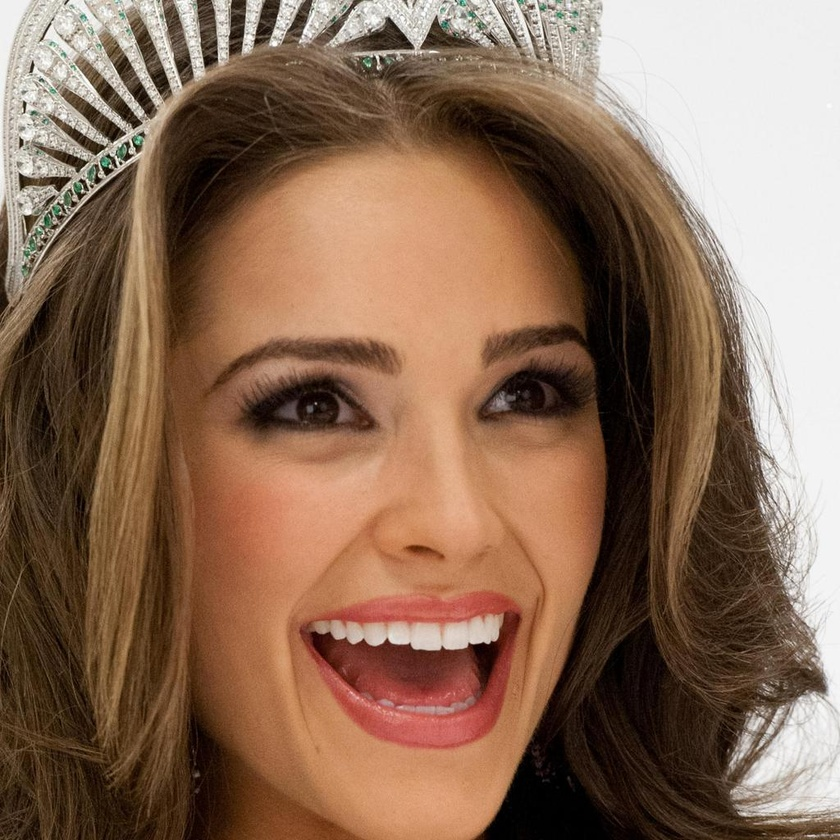
#> input picture 0.jpg, 840 x 840 px, shrunk from 1024 x 1024 before the run
$ python image_extraction04.py
#> lines starting #> are read from the running program, lines starting #| are printed output that depends on the picture
import os
import cv2
import numpy as np
import matplotlib.pyplot as plt
from PIL import Image


def load_bgr(path: str) -> np.ndarray:
    if not os.path.exists(path):
        raise FileNotFoundError(f"画像が見つかりません: {path}")
    img = cv2.imread(path, cv2.IMREAD_COLOR)
    if img is None:
        raise ValueError(f"画像を読み込めませんでした: {path}")
    return img


def color_hist_bgr(img_bgr: np.ndarray):
    hists = []
    for ch in range(3):
        hist = cv2.calcHist([img_bgr], [ch], None, [256], [0, 256]).ravel()
        hist = hist / (hist.sum() + 1e-12)
        hists.append(hist)
    return hists


def gray_hist(img_gray: np.ndarray):
    hist = cv2.calcHist([img_gray], [0], None, [256], [0, 256]).ravel()
    hist = hist / (hist.sum() + 1e-12)
    return hist


def plot_color_hist(hists, title):
    plt.figure()
    plt.title(title)

    colors = ["blue", "green", "red"]
    labels = ["B", "G", "R"]

    for hist, color, lab in zip(hists, colors, labels):
        plt.plot(hist, color=color, label=lab)

    plt.xlim([0, 255])
    plt.legend()

    os.makedirs("image/04", exist_ok=True)
    filename = title.replace(" ", "_") + ".jpg"
    plt.savefig(os.path.join("image/04", filename), dpi=300)


def plot_gray_hist(hist, title):
    plt.figure()
    plt.title(title)
    plt.plot(hist, color="black")
    plt.xlim([0, 255])

    os.makedirs("image/04", exist_ok=True)
    filename = title.replace(" ", "_") + ".jpg"
    plt.savefig(os.path.join("image/04", filename), dpi=300)


def create_sift():
    if not hasattr(cv2, "SIFT_create"):
        raise RuntimeError("SIFT_create がありません（opencv-python を更新してください）")
    return cv2.SIFT_create()


def sift_match(img1_bgr, img2_bgr, ratio: float = 0.75):
    sift = create_sift()

    g1 = cv2.cvtColor(img1_bgr, cv2.COLOR_BGR2GRAY)
    g2 = cv2.cvtColor(img2_bgr, cv2.COLOR_BGR2GRAY)

    kp1, des1 = sift.detectAndCompute(g1, None)
    kp2, des2 = sift.detectAndCompute(g2, None)

    if des1 is None or des2 is None:
        raise RuntimeError("SIFT特徴点が検出できませんでした")

    matcher = cv2.BFMatcher(cv2.NORM_L2)
    knn = matcher.knnMatch(des1, des2, k=2)

    good = []
    for pair in knn:
        if len(pair) < 2:
            continue
        m, n = pair
        if m.distance < ratio * n.distance:
            good.append(m)

    total_good = len(good)

    good = sorted(good, key=lambda m: m.distance)
    shown = good[:50]
    shown_m = len(shown)

    img1_kp = cv2.drawKeypoints(img1_bgr, kp1, None,
                                flags=cv2.DRAW_MATCHES_FLAGS_DRAW_RICH_KEYPOINTS)
    img2_kp = cv2.drawKeypoints(img2_bgr, kp2, None,
                                flags=cv2.DRAW_MATCHES_FLAGS_DRAW_RICH_KEYPOINTS)

    match_vis = cv2.drawMatches(
        img1_bgr, kp1, img2_bgr, kp2, shown, None,
        flags=cv2.DrawMatchesFlags_NOT_DRAW_SINGLE_POINTS
    )

    return img1_kp, img2_kp, match_vis, len(kp1), len(kp2), total_good, shown_m


def save_image(img, title):
    os.makedirs("image", exist_ok=True)

    filename = title.replace(" ", "_") + ".jpg"
    save_dir = os.path.join("image", "04")
    os.makedirs(save_dir, exist_ok=True)
    save_path = os.path.join(save_dir, filename)

    if isinstance(img, Image.Image):
        img.convert("RGB").save(save_path, quality=95)
    else:
        arr = np.asarray(img)
        if np.issubdtype(arr.dtype, np.floating):
            if arr.max() <= 1.0:
                arr = (arr * 255.0).clip(0, 255).astype(np.uint8)
            else:
                arr = arr.clip(0, 255).astype(np.uint8)
        else:
            arr = arr.astype(np.uint8)

        if arr.ndim == 2:
            Image.fromarray(arr, mode="L").save(save_path, quality=95)
        else:
            if arr.ndim == 3 and arr.shape[2] == 4:
                arr = arr[:, :, :3]
            Image.fromarray(arr, mode="RGB").save(save_path, quality=95)


def rotate_scale_center_crop(bgr: np.ndarray, angle_deg: float = 15.0, scale: float = 0.5) -> np.ndarray:
    h, w = bgr.shape[:2]

    pad = int(max(h, w) * 0.6)
    H = h + 2 * pad
    W = w + 2 * pad

    canvas = np.zeros((H, W, 3), dtype=bgr.dtype)

    top0 = 0
    left0 = W - w
    canvas[top0:top0 + h, left0:left0 + w] = bgr

    cx = left0 + w / 2
    cy = top0 + h / 2
    M = cv2.getRotationMatrix2D((cx, cy), angle_deg, scale)

    warped = cv2.warpAffine(canvas, M, (W, H), flags=cv2.INTER_CUBIC, borderMode=cv2.BORDER_CONSTANT)

    top = 0
    left = W - w
    out = warped[top:top + h, left:left + w].copy()

    return out


def run_sift_case(img1_bgr, img2_bgr, case_name: str):
    img1_kp, img2_kp, match_vis, n1, n2, total_good, shown_m = sift_match(img1_bgr, img2_bgr)

    plt.figure()
    title = f"{case_name} - SIFT Keypoints Image 1 (n={n1})"
    plt.title(title)
    vis = cv2.cvtColor(img1_kp, cv2.COLOR_BGR2RGB)
    plt.imshow(vis)
    plt.axis("off")
    save_image(vis, title)

    plt.figure()
    title = f"{case_name} - SIFT Keypoints Image 2 (n={n2})"
    plt.title(title)
    vis = cv2.cvtColor(img2_kp, cv2.COLOR_BGR2RGB)
    plt.imshow(vis)
    plt.axis("off")
    save_image(vis, title)

    plt.figure()
    title = f"{case_name} - SIFT Matches (Good Matches: {total_good}, Displayed: {shown_m})"
    plt.title(title)
    vis = cv2.cvtColor(match_vis, cv2.COLOR_BGR2RGB)
    plt.imshow(vis)
    plt.axis("off")
    save_image(vis, title)

    print(f"[{case_name}] SIFT keypoints: img1={n1}, img2={n2}, good_matches={total_good}, shown={shown_m}")


def main():
    path1 = "0.jpg"
    path2 = "1.jpg"

    img0 = load_bgr(path1)
#> in load_bgr, img is the input picture: shape (840, 840, 3); mean B, G, R 86.8, 107.6, 137.8
    img1 = load_bgr(path2)
#> call 2 of load_bgr, with path = '1.jpg'
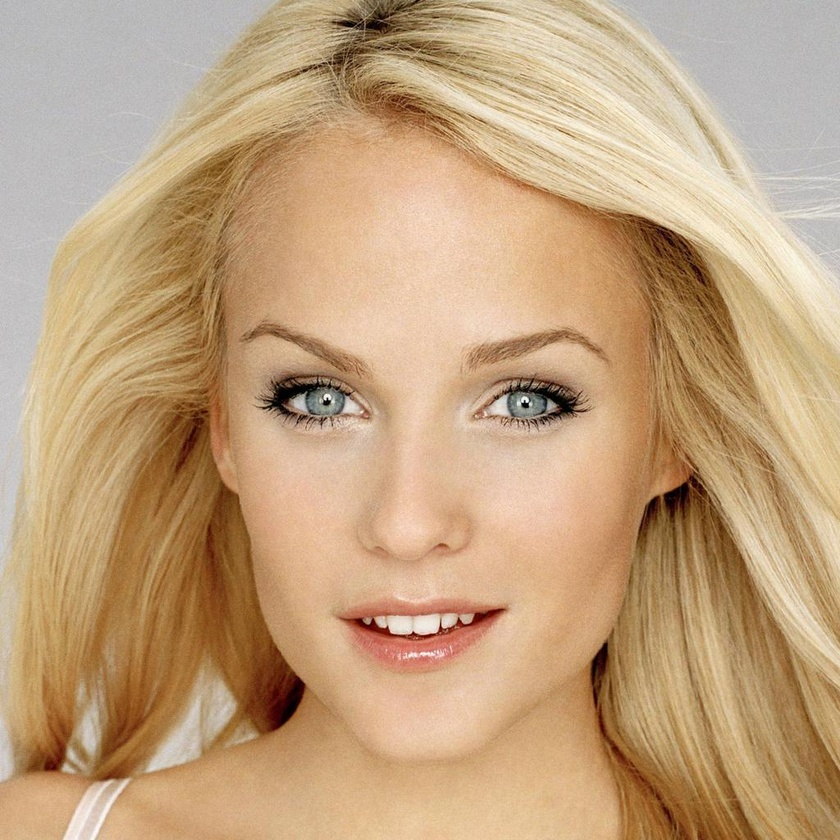
#> input picture 1.jpg, 840 x 840 px, shrunk from 1024 x 1024 before the run
#> in load_bgr, img is the input picture: shape (840, 840, 3); mean B, G, R 126, 161.9, 193.9

    img0_rgb = cv2.cvtColor(img0, cv2.COLOR_BGR2RGB)
    img1_rgb = cv2.cvtColor(img1, cv2.COLOR_BGR2RGB)

    plt.figure()
    title = "Image 1"
    plt.title(title)
    plt.imshow(img0_rgb)
    plt.axis("off")
    save_image(img0_rgb, title)

    plt.figure()
    title = "Image 2"
    plt.title(title)
    plt.imshow(img1_rgb)
    plt.axis("off")
    save_image(img1_rgb, title)

    plot_color_hist(color_hist_bgr(img0), "Color Histogram (Image 1)")
#> after the loop in color_hist_bgr, `for ch in range(3):`: hists = 3 items
#> the loop in plot_color_hist, `for hist, color, lab in zip(hists, colors, labels):` made 3 passes
#> (color, lab) on passes 1 to 3: ('blue', 'B'), ('green', 'G'), ('red', 'R')
    plot_color_hist(color_hist_bgr(img1), "Color Histogram (Image 2)")
#> the loop in plot_color_hist (call 2), `for hist, color, lab in zip(hists, colors, labels):` made 3 passes

    g0 = cv2.cvtColor(img0, cv2.COLOR_BGR2GRAY)
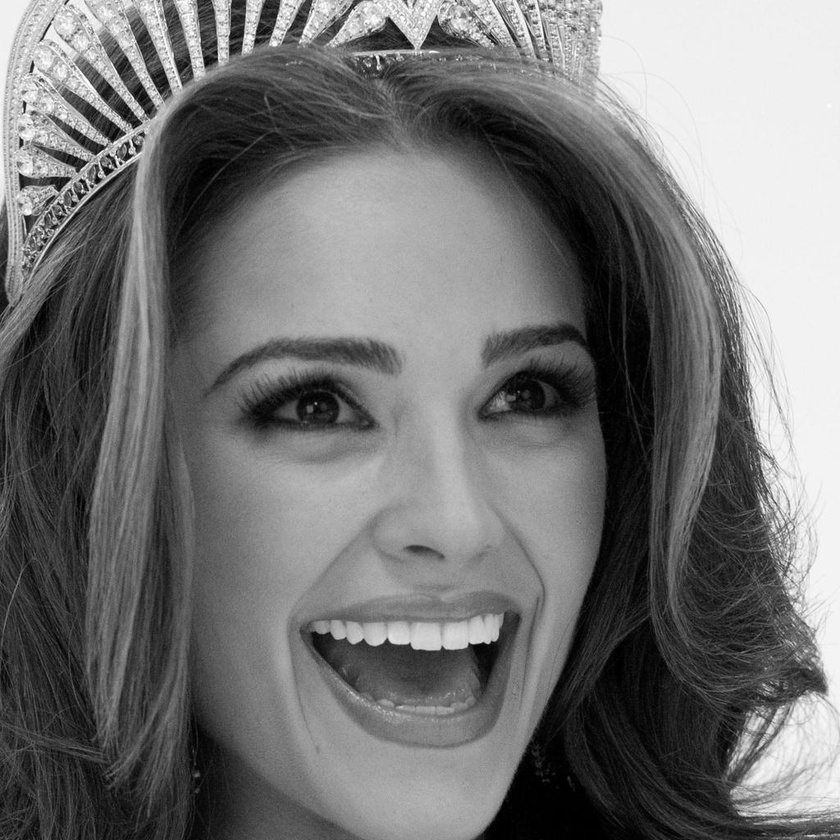
#> g0: shape (840, 840); min 0, max 255, mean 114.3
    g1 = cv2.cvtColor(img1, cv2.COLOR_BGR2GRAY)
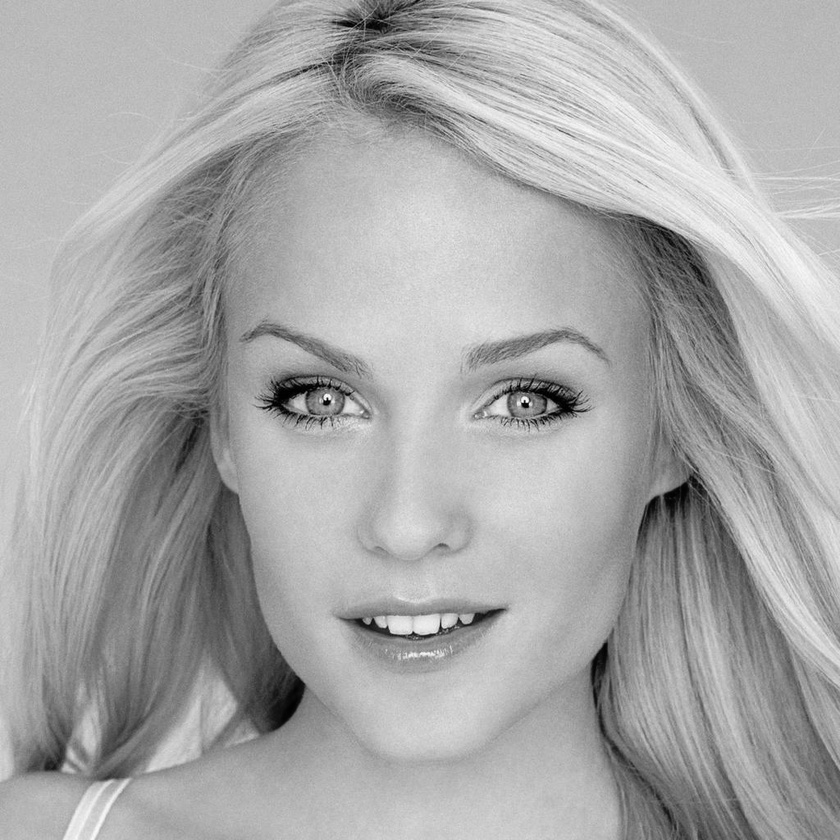
#> g1: shape (840, 840); min 0, max 254, mean 167.4

    plot_gray_hist(gray_hist(g0), "Gray Histogram (Image 1)")
#> in gray_hist, `hist = cv2.calcHist([img_gray], [0], None, [256], [0, 256]).ravel()`: hist = 256 values, max 22580 at index 240, min 11 at index 255, mean 2756.2
#> in gray_hist, `hist = hist / (hist.sum() + 1e-12)`: hist = 256 values, max 0.032 at index 240, min 1.56e-05 at index 255, mean 0.00391
    plot_gray_hist(gray_hist(g1), "Gray Histogram (Image 2)")
#> call 2 of plot_gray_hist, with hist = array of shape (256,), title = 'Gray Histogram (Image 2)'
#> in plot_gray_hist (call 2), `plt.savefig(os.path.join("image/04", filename), dpi=300)`:
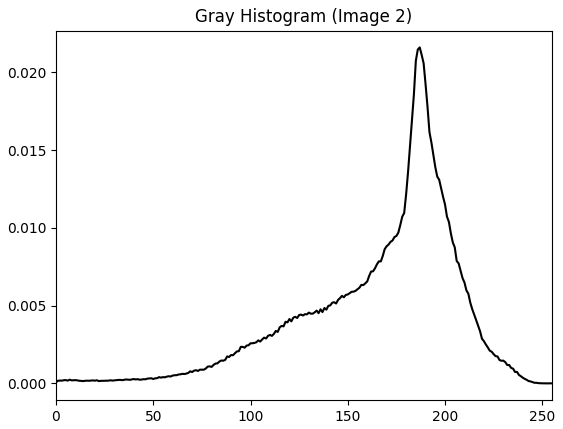
#> figure drawn by matplotlib, 1 panel; curve peaks at x = 187, y = 0.0216

    try:
        run_sift_case(img0, img1, "CaseA_DifferentImages")
#> in sift_match, `kp1, des1 = sift.detectAndCompute(g1, None)`: kp1 = 2896 keypoints; strongest (x, y, size): (121, 163, 2.1), (24, 104, 3), (92, 186, 2.2), (24, 181, 8.6)
#> in sift_match, `kp2, des2 = sift.detectAndCompute(g2, None)`: kp2 = 1690 keypoints; strongest (x, y, size): (525, 405, 4.3), (527, 401, 2), (298, 403, 10.1), (551, 406, 6.5)
#> in sift_match, `knn = matcher.knnMatch(des1, des2, k=2)`: knn = 2896 matches
#> after the loop in sift_match, `for pair in knn:`: good = 16 matches
#> in sift_match, `total_good = len(good)`: total_good = 16
#> in sift_match, `shown = good[:50]`: shown = 16 matches
#> in sift_match, `shown_m = len(shown)`: shown_m = 16
#> in sift_match, `match_vis = cv2.drawMatches( img1_bgr, kp1, img2_bgr, kp2, shown, None..`:
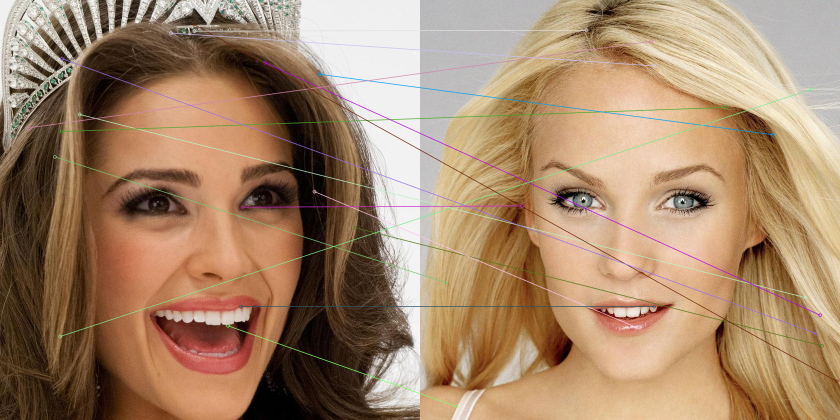
#> match_vis: shape (840, 1680, 3) (shown at 1/2 size); mean B, G, R 107, 134.8, 165.3
#> in run_sift_case, `img1_kp, img2_kp, match_vis, n1, n2, total_good, shown_m = sift_match(..`: n1 = 2896; n2 = 1690; total_good = 16
#| [CaseA_DifferentImages] SIFT keypoints: img1=2896, img2=1690, good_matches=16, shown=16
    except Exception as e:
        print("CaseA エラー:", e)

    try:
        img0_trans = rotate_scale_center_crop(img0, angle_deg=15.0, scale=0.5)

        img0_trans_rgb = cv2.cvtColor(img0_trans, cv2.COLOR_BGR2RGB)
        plt.figure()
        title = "Image 1 (Rotate+Scale+Crop)"
        plt.title(title)
        plt.imshow(img0_trans_rgb)
        plt.axis("off")
        save_image(img0_trans_rgb, title)

        run_sift_case(img0, img0_trans, "CaseB_RotateScaleCrop")
#> call 2 of sift_match, with ratio = 0.75
#> in sift_match (call 2), `g2 = cv2.cvtColor(img2_bgr, cv2.COLOR_BGR2GRAY)`:
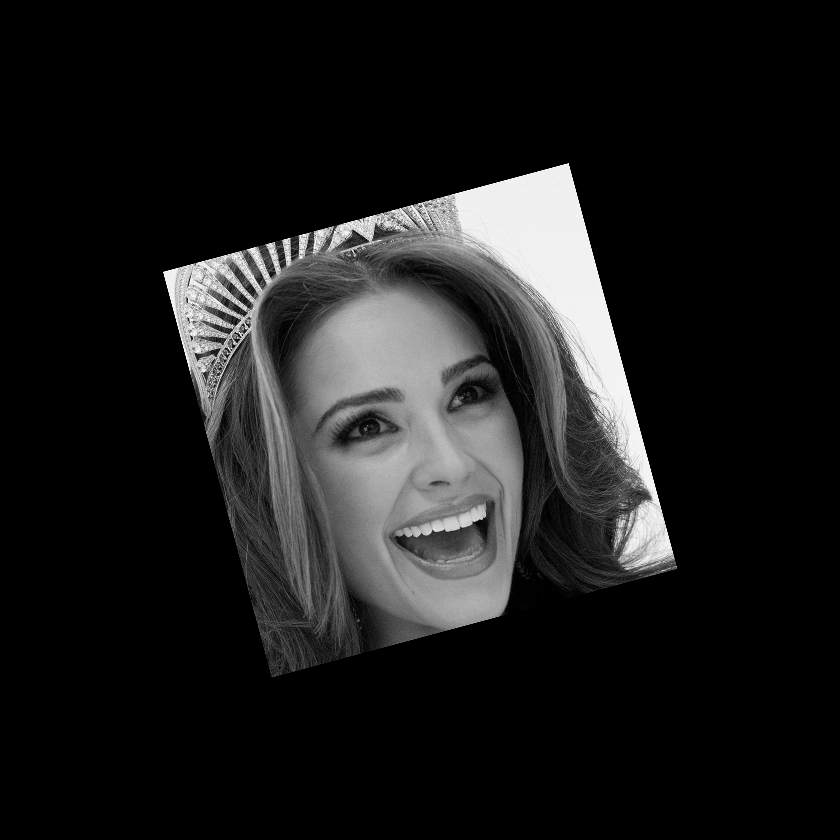
#> g2: shape (840, 840); min 0, max 255, mean 28.6
#> in sift_match (call 2), `kp2, des2 = sift.detectAndCompute(g2, None)`: kp2 = 715 keypoints; strongest (x, y, size): (530, 228, 82.9), (646, 539, 38.3), (170, 276, 10), (254, 251, 6.6)
#> after the loop in sift_match (call 2), `for pair in knn:`: good = 412 matches
#> in sift_match (call 2), `total_good = len(good)`: total_good = 412
#> in sift_match (call 2), `shown = good[:50]`: shown = 50 matches
#> in sift_match (call 2), `shown_m = len(shown)`: shown_m = 50
#> in sift_match (call 2), `match_vis = cv2.drawMatches( img1_bgr, kp1, img2_bgr, kp2, shown, None..`:
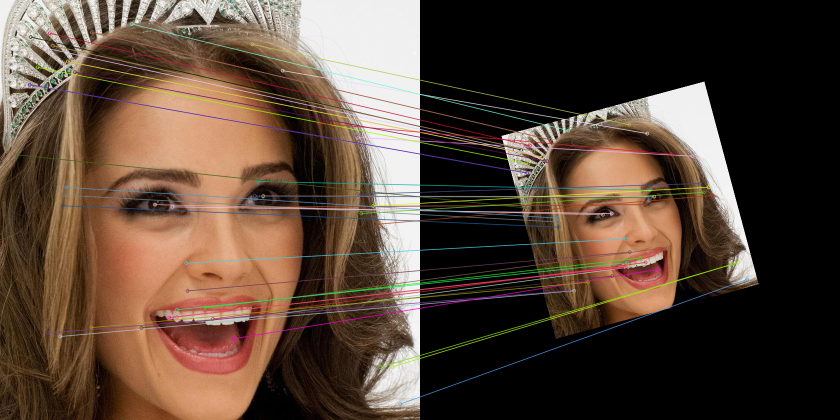
#> match_vis: shape (840, 1680, 3) (shown at 1/2 size); mean B, G, R 56.1, 69.3, 87.7
#| [CaseB_RotateScaleCrop] SIFT keypoints: img1=2896, img2=715, good_matches=412, shown=50
    except Exception as e:
        print("CaseB エラー:", e)

    plt.show()


if __name__ == "__main__":
    main()
